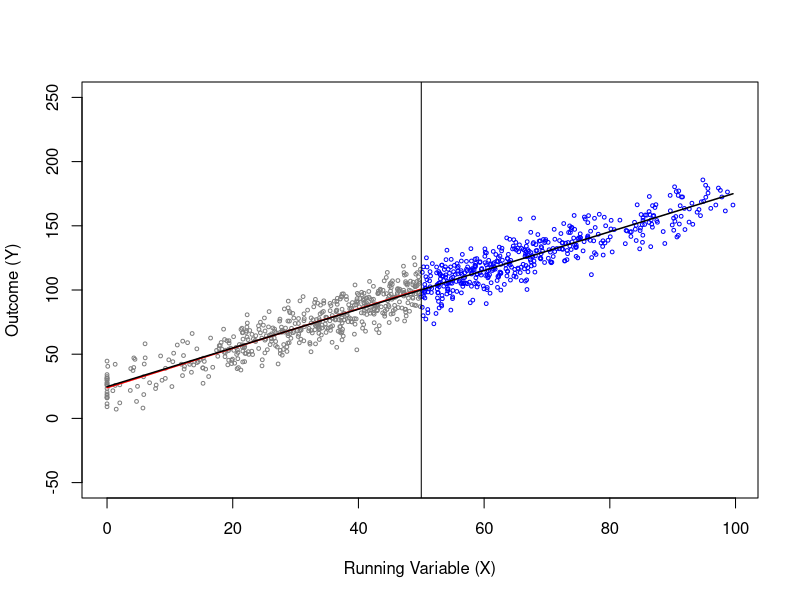
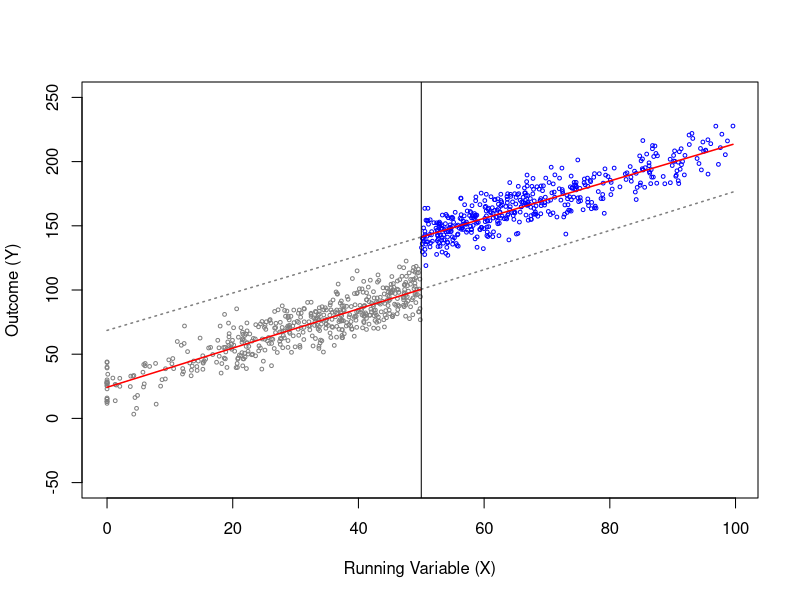
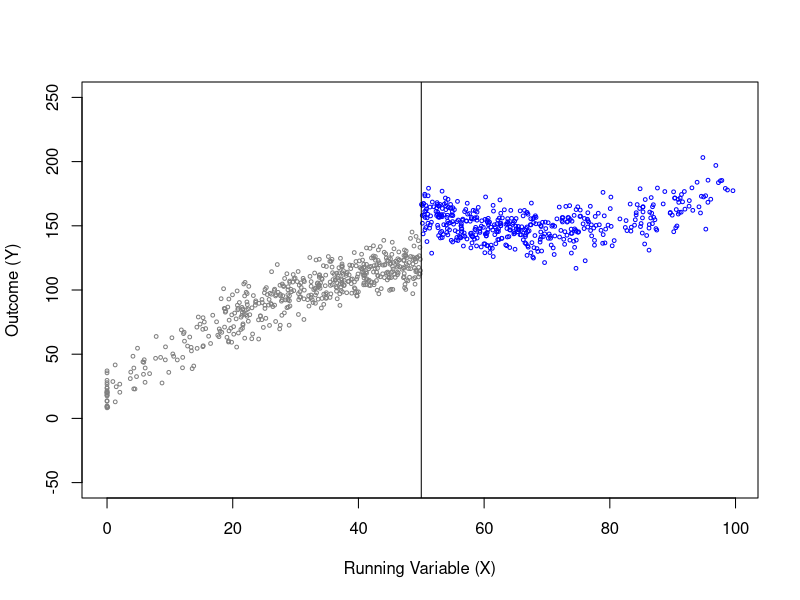
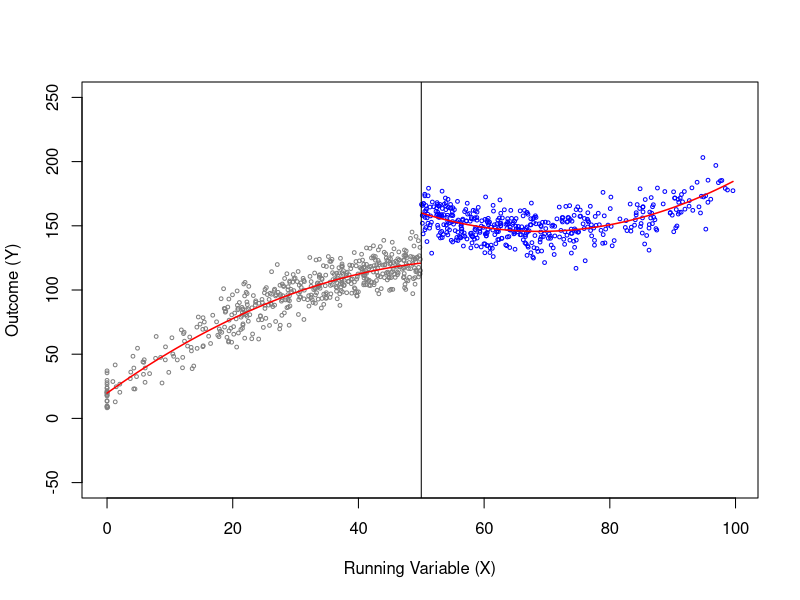
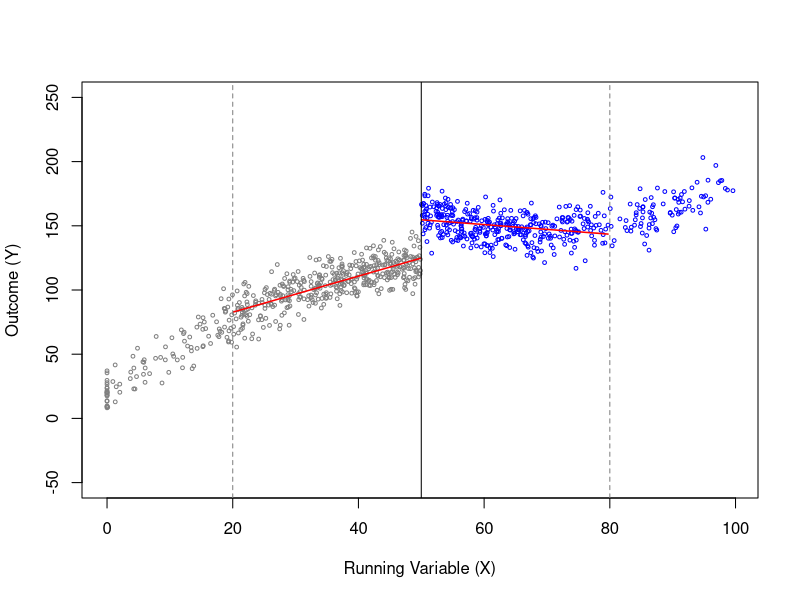
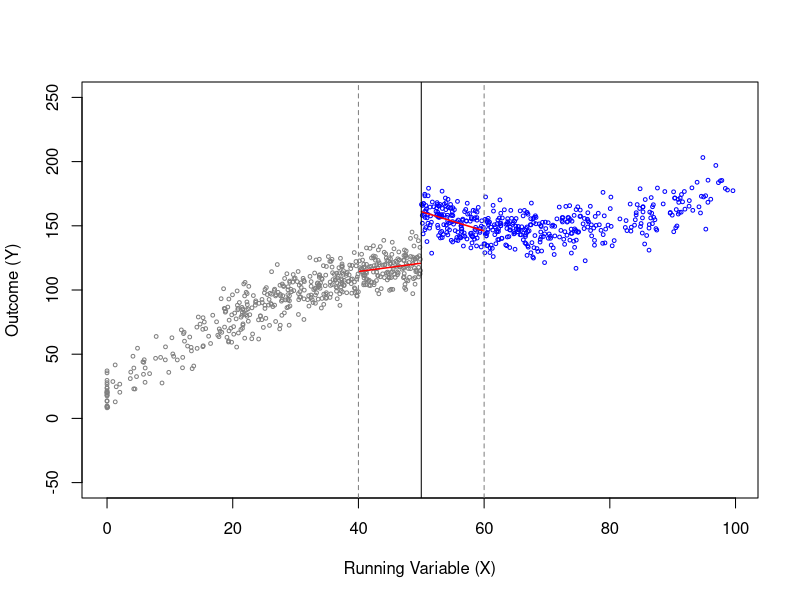

Here is the R script that generated these plots, in order:
## ---- chunk 1
#| code-fold: true
#| code-summary: "Outcome without and with a jump at the cutoff"
#| label: fig-rdd-sim
#| fig-cap: "Simulated RDD data with cutoff at X = 50."
#| fig-subcap:
#|   - "No treatment effect: the outcome is continuous at the cutoff (effect = 0)."
#|   - "Treatment effect of 40: the outcome jumps at the cutoff (effect = 40)."
#| layout-ncol: 2
# Setup: simulate the data
set.seed(1234)
n <- 1000
x <- rnorm(n, mean = 50, sd = 25)

x[x < 0] <- 0
x <- x[x <= 100]

# Set the cutoff at c = 50. Treated if X > c
c <- 50
D <- ifelse(x > c, 1, 0)

# Panel (a): potential outcome Y1 not jumping at cutoff
effect <- 0
y1 <- 25 + effect * D + 1.5 * x + rnorm(length(x), mean = 0, sd = 10)
df <- data.frame(x, D, y1)

# Linear fits: control group only and full sample
fit0   <- lm(y1 ~ x, data = df[df$D == 0, ])
fitall <- lm(y1 ~ x, data = df)
x0   <- range(df$x[df$D == 0])
xall <- range(df$x)

plot(df$x, df$y1,
     col  = ifelse(df$D == 1, "blue", "gray50"),
     pch  = 1, cex = 0.5,
     ylim = c(-50, 250),
     xlab = "Running Variable (X)", ylab = "Outcome (Y)")
lines(x0,   predict(fit0,   newdata = data.frame(x = x0)),   col = "red",     lwd = 1.5)
lines(xall, predict(fitall, newdata = data.frame(x = xall)), col = "black", lwd = 1.5)
abline(v = c)

# Panel (b): treatment at the cutoff
effect <- 40
y1 <- 25 + effect * D + 1.5 * x + rnorm(length(x), mean = 0, sd = 10)
df <- data.frame(x, D, y1)

# Linear fits: control group only and full sample
fit0   <- lm(y1 ~ x, data = df[df$D == 0, ])
x0   <- range(df$x[df$D == 0])

fit1   <- lm(y1 ~ x, data = df[df$D == 1, ])
x1   <- range(df$x[df$D == 1])

plot(df$x, df$y1,
     col  = ifelse(df$D == 1, "blue", "gray50"),
     pch  = 1, cex = 0.5,
     ylim = c(-50, 250),
     xlab = "Running Variable (X)", ylab = "Outcome (Y)")
lines(x0,   predict(fit0,   newdata = data.frame(x = x0)),   col = "red",     lwd = 1.5)
lines(x1,   predict(fit1,   newdata = data.frame(x = x1)),   col = "red",     lwd = 1.5)

# Dotted: each side's fit extended across the cutoff
x0_ext <- c(c, max(df$x))
x1_ext <- c(min(df$x), c)
lines(x0_ext, predict(fit0, newdata = data.frame(x = x0_ext)), col = "gray50", lwd = 1.5, lty = 3)
lines(x1_ext, predict(fit1, newdata = data.frame(x = x1_ext)), col = "gray50", lwd = 1.5, lty = 3)
abline(v = c)
## ---- chunk 2
#| code-fold: true
#| code-summary: "Regression"
#| label: tbl-rdd-reg
#| tbl-cap: "The coefficient on D (44.31) estimates the treatment effect we want to measure, which we set to 40."
#| tbl-cap-location: bottom
reg <- lm(y1 ~ x * D, data = df)
summary(reg)$coefficients
## ---- chunk 3
#| code-fold: true
#| code-summary: "Different quadratic curve on each side of the cutoff"
#| label: fig-rdd-sim-np
#| fig-cap: "Simulated RDD data with a different quadratic curve on each side of the cutoff at X = 50."
#| fig-subcap:
#|   - "Simulated data (effect = 40)."
#|   - "Quadratic regression on each side of the cutoff."
#| layout-ncol: 2
# Uses x, D and c from the linear simulation
effect <- 40
x_c <- x - c
y1 <- 120 + effect * D + 0.5 * x_c - 0.03 * x_c^2 - 2 * x_c * D + 0.07 * x_c^2 * D +
  rnorm(length(x), mean = 0, sd = 10)
df <- data.frame(x, x_c, D, y1)

# Panel (a): simulated data
plot(df$x, df$y1,
     col  = ifelse(df$D == 1, "blue", "gray50"),
     pch  = 1, cex = 0.5,
     ylim = c(-50, 250),
     xlab = "Running Variable (X)", ylab = "Outcome (Y)")
abline(v = c)

# Panel (b): quadratic fits on each side of the cutoff
fit0 <- lm(y1 ~ x + I(x^2), data = df[df$D == 0, ])
x0   <- seq(min(df$x[df$D == 0]), max(df$x[df$D == 0]), length.out = 100)

fit1 <- lm(y1 ~ x + I(x^2), data = df[df$D == 1, ])
x1   <- seq(min(df$x[df$D == 1]), max(df$x[df$D == 1]), length.out = 100)

plot(df$x, df$y1,
     col  = ifelse(df$D == 1, "blue", "gray50"),
     pch  = 1, cex = 0.5,
     ylim = c(-50, 250),
     xlab = "Running Variable (X)", ylab = "Outcome (Y)")
lines(x0, predict(fit0, newdata = data.frame(x = x0)), col = "red", lwd = 1.5)
lines(x1, predict(fit1, newdata = data.frame(x = x1)), col = "red", lwd = 1.5)
abline(v = c)
## ---- chunk 4
#| code-fold: true
#| code-summary: "Regression"
#| label: tbl-rdd-reg-np
#| tbl-cap: "The coefficient on D (39.07) estimates the treatment effect we want to measure, which we set to 40."
#| tbl-cap-location: bottom
reg <- lm(y1 ~ (x_c + I(x_c^2)) * D, data = df)
summary(reg)$coefficients
## ---- chunk 5
#| code-fold: true
#| code-summary: "Local linear fits with a bigger and a smaller bandwidth"
#| label: fig-rdd-np
#| fig-cap: "Local linear regression on each side of the cutoff at X = 50, using the data from the quadratic simulation."
#| fig-subcap:
#|   - "Bigger bandwidth (h = 30)."
#|   - "Smaller bandwidth (h = 10)."
#| layout-ncol: 2
# Uses df and c from the quadratic simulation
# Set the two bandwidths
h_big   <- 30
h_small <- 10

for (h in c(h_big, h_small)) {
  # Observations within the bandwidth on each side
  left  <- df[df$D == 0 & df$x >= c - h, ]
  right <- df[df$D == 1 & df$x <= c + h, ]

  # Linear fit on each side
  fit0 <- lm(y1 ~ x, data = left)
  fit1 <- lm(y1 ~ x, data = right)
  x0   <- range(left$x)
  x1   <- range(right$x)

  plot(df$x, df$y1,
       col  = ifelse(df$D == 1, "blue", "gray50"),
       pch  = 1, cex = 0.5,
       ylim = c(-50, 250),
       xlab = "Running Variable (X)", ylab = "Outcome (Y)")
  lines(x0, predict(fit0, newdata = data.frame(x = x0)), col = "red", lwd = 1.5)
  lines(x1, predict(fit1, newdata = data.frame(x = x1)), col = "red", lwd = 1.5)
  abline(v = c)
  abline(v = c(c - h, c + h), lty = 2, col = "gray50")
}
## ---- chunk 6
#| code-fold: true
#| code-summary: "Regression"
#| label: tbl-rdd-np
#| tbl-cap: "With h = 30 the estimate of D (29.80) is below the true effect of 40 because the lines miss the curvature. With h = 10 the estimate (40.11) is close to 40 but has a larger standard error."
#| tbl-cap-location: bottom
local_rdd <- function(h) {
  sub <- df[abs(df$x_c) <= h, ]
  reg <- lm(y1 ~ x_c * D, data = sub)
  c(h          = h,
    n          = nrow(sub),
    estimate   = unname(coef(reg)["D"]),
    std.error  = summary(reg)$coefficients["D", "Std. Error"])
}
rbind(local_rdd(h_big), local_rdd(h_small))
